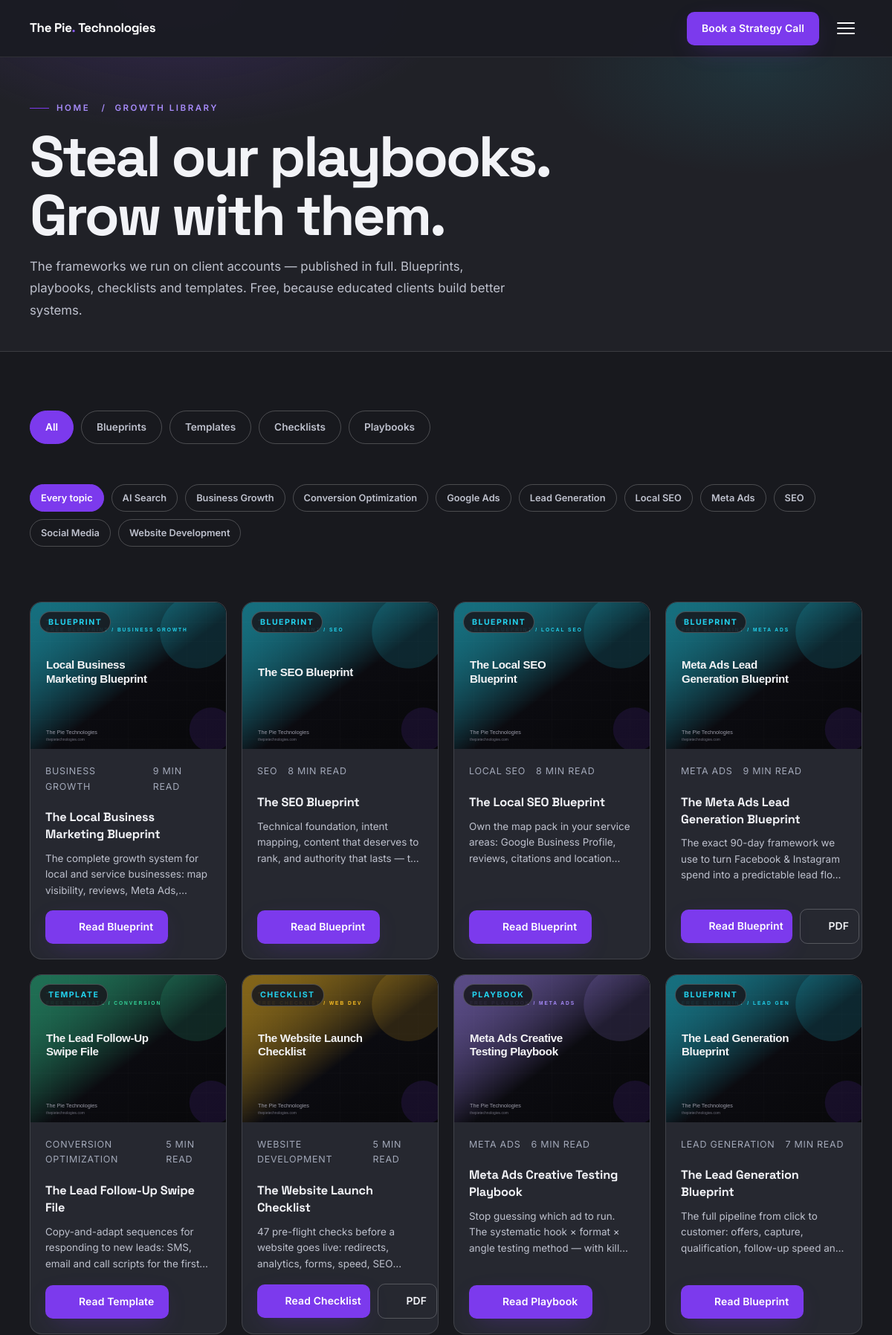
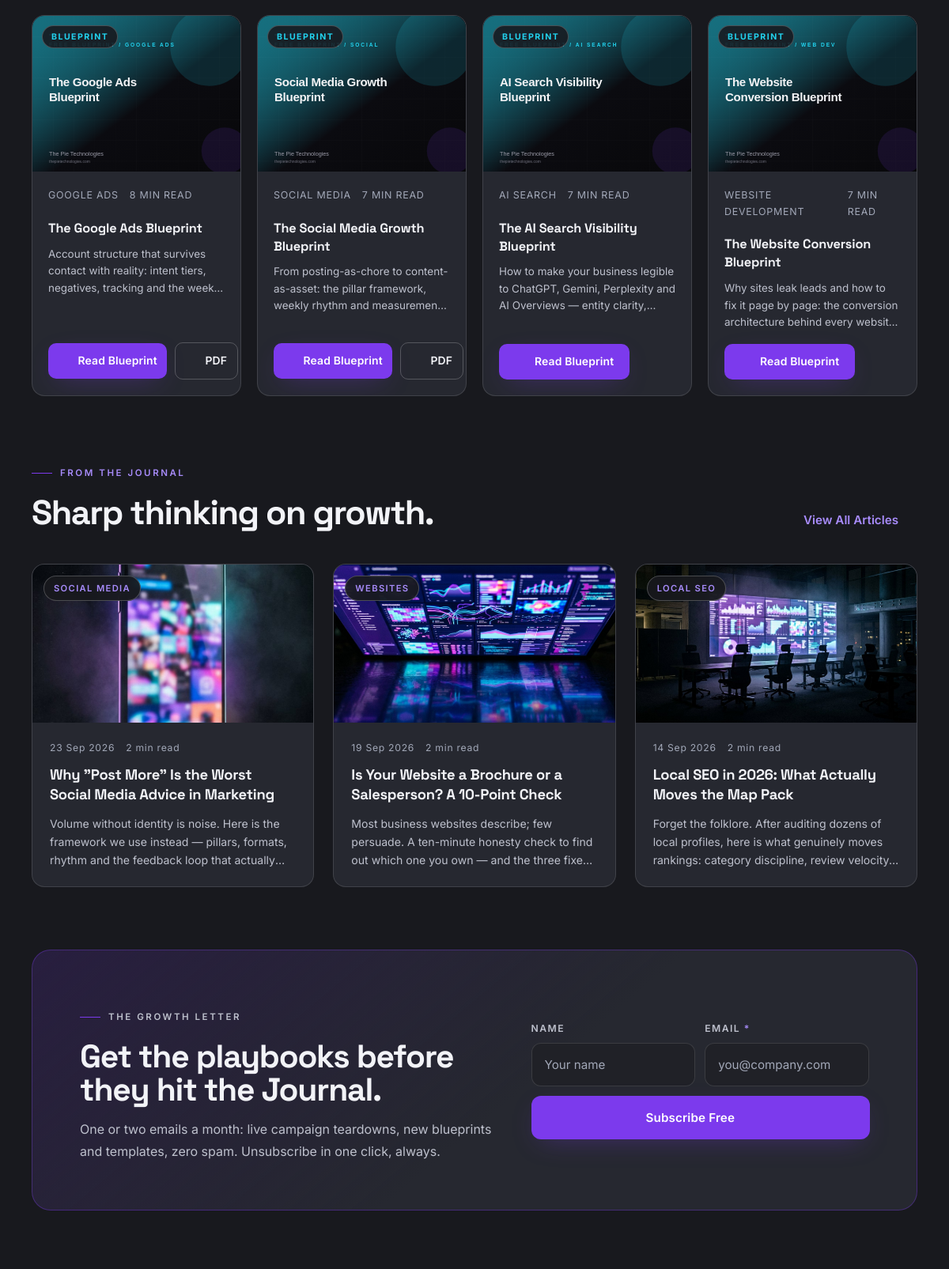
The app's page /resources.php (upper part) with its own data (2 pictures, top to bottom).
### tables this page shows
CREATE TABLE IF NOT EXISTS resources (
  id INT AUTO_INCREMENT PRIMARY KEY,
  title VARCHAR(255),
  slug VARCHAR(200) UNIQUE,
  description TEXT,
  content LONGTEXT,
  cover_image VARCHAR(255),
  file_path VARCHAR(255),
  resource_type ENUM('guide','template','video','blueprint','playbook','checklist','framework','tutorial','case-study') DEFAULT 'guide',
  video_url VARCHAR(500),
  category VARCHAR(100),
  reading_time INT DEFAULT 5,
  download_count INT DEFAULT 0,
  is_active TINYINT(1) DEFAULT 1,
  created_at TIMESTAMP DEFAULT CURRENT_TIMESTAMP
);

CREATE TABLE IF NOT EXISTS blog_posts (
  id INT AUTO_INCREMENT PRIMARY KEY,
  title VARCHAR(255) NOT NULL,
  slug VARCHAR(255) UNIQUE NOT NULL,
  category_id INT,
  featured_image VARCHAR(255),
  excerpt TEXT,
  content LONGTEXT,
  tags VARCHAR(255) DEFAULT '',
  author VARCHAR(150) DEFAULT 'The Pie Technologies',
  meta_title VARCHAR(255),
  meta_description TEXT,
  reading_time INT DEFAULT 5,
  views INT DEFAULT 0,
  status ENUM('draft','published') DEFAULT 'draft',
  published_at DATETIME,
  created_at TIMESTAMP DEFAULT CURRENT_TIMESTAMP,
  KEY idx_post_status (status),
  KEY idx_post_cat (category_id),
  CONSTRAINT fk_post_category FOREIGN KEY (category_id)
    REFERENCES blog_categories (id) ON DELETE SET NULL
);

CREATE TABLE IF NOT EXISTS blog_categories (
  id INT AUTO_INCREMENT PRIMARY KEY,
  name VARCHAR(100) NOT NULL,
  slug VARCHAR(100) UNIQUE NOT NULL
);

### includes/functions.php (called while the page is built, shortened)
<?php
function settingsCache($reset = false)
{
    static $cache = null;
    if ($cache !== null) {
        return $cache;
    }
    $cache = array();
    foreach (dbAll('SELECT setting_key, setting_value FROM settings') as $row) {
        $cache[$row['setting_key']] = $row['setting_value'];
    }
    return $cache;
}
function getSetting($key, $default = '')
{
    $all = settingsCache();
    if (isset($all[$key]) && $all[$key] !== null && $all[$key] !== '') {
        return $all[$key];
    }
    return $default;
}
function esc($value)
{
    return htmlspecialchars((string) $value, ENT_QUOTES, 'UTF-8');
}
function url($path = '', $pretty = null)
{
    $path = trim((string) $path, '/');
    if ($pretty === null) {
        $pretty = PRETTY_URLS;
    }
    if ($path !== '' && substr($path, -4) !== '.php' && $pretty && strpos($path, '?') === false) {
        $url = BASE_URL . '/' . $path;
    } elseif ($path !== '' && substr($path, -4) !== '.php' && !$pretty && strpos($path, '?') === false) {
        $url = BASE_URL . '/' . $path . '.php';
    } else {
        $url = BASE_URL . ($path === '' ? '/' : '/' . $path);
    }
    return $url;
}
function asset($path)
{
    return BASE_URL . '/' . ltrim((string) $path, '/');
}
function formatDate($datetime, $format = 'j M Y')
{
    $ts = strtotime((string) $datetime);
    return $ts ? date($format, $ts) : '';
}
require_once dirname(__DIR__) . '/core/SampleContent.php';
function getRecentPosts($limit = 3, $excludeId = null)
{
    if (SampleContent::usesFallback('blog_posts')) { return array_slice(array_values(array_filter(SampleContent::all('blog_posts'), function ($row) use ($excludeId) { return $row['id'] !== $excludeId; })), 0, max(1,(int)$limit)); }
    $sql    = "SELECT p.*, c.name AS category_name, c.slug AS category_slug
               FROM blog_posts p LEFT JOIN blog_categories c ON c.id = p.category_id
               WHERE p.status = 'published'";
    $params = array();
    $sql .= ' ORDER BY p.published_at DESC, p.id DESC LIMIT ' . max(1, (int) $limit);
    return dbAll($sql, $params);
}
function getResources($type = null, $activeOnly = true)
{
    if ($activeOnly && SampleContent::usesFallback('resources')) { return array_values(array_filter(SampleContent::all('resources'), function ($row) use ($type) { return !$type || $row['resource_type'] === $type; })); }
    $sql    = 'SELECT * FROM resources';
    $params = array();
    $where  = array();
    if ($activeOnly) {
        $where[] = 'is_active = 1';
    }
    if ($where) {
        $sql .= ' WHERE ' . implode(' AND ', $where);
    }
    $sql .= ' ORDER BY id ASC';
    return dbAll($sql, $params);
}

### includes/db.php (called while the page is built, shortened)
<?php
if (!function_exists('dbAll')) {
    function dbAll($sql, $params = array())
    {
        try {
            $st = $GLOBALS['pdo']->prepare($sql);
            $st->execute($params);
            return $st->fetchAll();
        } catch (PDOException $e) {
            error_log('[TPT] Query failed: ' . $e->getMessage() . ' | ' . $sql);
            return array();
        }
    }
}
if (!function_exists('dbOne')) {
    function dbOne($sql, $params = array())
    {
        $rows = dbAll($sql, $params);
        return $rows ? $rows[0] : null;
    }
}

### includes/init.php (called while the page is built, shortened)
<?php
require_once __DIR__ . '/db.php';
require_once __DIR__ . '/functions.php';
require_once __DIR__ . '/data.php';
if (getSetting('maintenance_mode', '0') === '1') {
    $script     = isset($_SERVER['SCRIPT_NAME']) ? $_SERVER['SCRIPT_NAME'] : '';
    $isAdminArea = strpos(parse_url($_SERVER['REQUEST_URI'] ?? '', PHP_URL_PATH), '/admin') === 0 || strpos($script, '/admin/') !== false;
    $allowedIp  = getSetting('maintenance_ip', '');
    $clientIp   = pieClientIp();
    if (!$isAdminArea && !isAdminLoggedIn() && ($allowedIp === '' || $clientIp !== $allowedIp)) {
        http_response_code(503);
        require BASE_PATH . '/maintenance.php';
        exit;
    }
}

### core/SampleContent.php (called while the page is built, shortened)
<?php
class SampleContent
{
    public static function usesFallback($table)
    {
        static $empty = array();
        if (!isset($empty[$table])) {
            $count = DB_OK ? dbOne('SELECT COUNT(*) AS total FROM ' . $table) : null;
            $total = (is_array($count) && isset($count['total'])) ? (int) $count['total'] : -1;
            $empty[$table] = !DB_OK || ($total === 0);
        }
        return $empty[$table];
    }
}

### resources.php (the view, shortened to what this page needs)
<?php
require_once __DIR__ . '/includes/init.php';
$resources = getResources();
$posts     = getRecentPosts(3);
$typeLabels = array(
    'blueprint' => 'Blueprints', 'playbook' => 'Playbooks', 'checklist' => 'Checklists',
    'template' => 'Templates', 'guide' => 'Guides', 'framework' => 'Frameworks',
    'tutorial' => 'Tutorials', 'case-study' => 'Case Studies', 'video' => 'Videos',
);
$types = array();
$cats  = array();
foreach ($resources as $res) {
    if (!empty($res['resource_type']) && !in_array($res['resource_type'], $types, true)) { $types[] = $res['resource_type']; }
    if (!empty($res['category']) && !in_array($res['category'], $cats, true)) { $cats[] = $res['category']; }
}
sort($cats);
require_once __DIR__ . '/includes/header.php';
?>
<section class="page-hero">
    <div class="container">
        <p class="eyebrow crumbs"><a href="<?= url('') ?>">Home</a> &nbsp;/&nbsp; Growth Library</p>
        <h1>Steal our playbooks.<br>Grow with them.</h1>
        <p class="lead">The frameworks we run on client accounts — published in full. Blueprints, playbooks, checklists and templates. Free, because educated clients build better systems.</p>
    </div>
</section>
<section class="section">
    <div class="container">
        <?php if ($resources): ?>
        <div class="lib-filters" data-aos="fade-up">
            <div class="filter-tabs" role="group" aria-label="Filter by type">
                <button class="filter-tab active" type="button" data-libfilter="type" data-value="all" aria-pressed="true">All</button>
                <?php foreach ($types as $type): ?>
                <button class="filter-tab" type="button" data-libfilter="type" data-value="<?= esc($type) ?>" aria-pressed="false"><?= esc(isset($typeLabels[$type]) ? $typeLabels[$type] : ucfirst($type)) ?></button>
                <?php endforeach; ?>
            </div>
            <div class="filter-tabs lib-cats" role="group" aria-label="Filter by category">
                <button class="filter-tab active" type="button" data-libfilter="cat" data-value="all" aria-pressed="true">Every topic</button>
                <?php foreach ($cats as $cat): ?>
                <button class="filter-tab" type="button" data-libfilter="cat" data-value="<?= esc($cat) ?>" aria-pressed="false"><?= esc($cat) ?></button>
                <?php endforeach; ?>
            </div>
        </div>
        <div class="resource-grid">
            <?php foreach ($resources as $i => $res):
                $hasFile = !empty($res['file_path']);
                $resUrl  = !empty($res['slug']) ? url('resources/' . $res['slug']) : url('download.php', false) . '?id=' . (int) $res['id'];
            ?>
            <article class="resource-card" data-type="<?= esc($res['resource_type']) ?>" data-category="<?= esc($res['category']) ?>" data-aos="fade-up" data-aos-delay="<?= ($i % 4) * 70 ?>">
                <div class="resource-cover">
                    <span class="resource-type"><?= esc(isset($typeLabels[$res['resource_type']]) ? rtrim($typeLabels[$res['resource_type']], 's') : ucfirst($res['resource_type'])) ?></span>
                    <a href="<?= esc($resUrl) ?>" aria-label="<?= esc($res['title']) ?>">
                        <img src="<?= asset($res['cover_image'] !== '' ? $res['cover_image'] : 'assets/images/placeholder.svg') ?>" alt="<?= esc($res['title']) ?> cover" loading="lazy">
                    </a>
                </div>
                <div class="resource-body">
                    <div class="resource-meta">
                        <span><?= esc($res['category']) ?></span>
                        <span><?= (int) $res['reading_time'] ?> min read</span>
                    </div>
                    <h3><a href="<?= esc($resUrl) ?>" style="color:inherit;text-decoration:none"><?= esc($res['title']) ?></a></h3>
                    <p><?= esc($res['description']) ?></p>
                    <div class="resource-foot">
                        <a class="btn btn-primary btn-sm" href="<?= esc($resUrl) ?>"><?= icon('book', 15) ?> <?= !empty($res['slug']) ? 'Read ' . esc(isset($typeLabels[$res['resource_type']]) ? rtrim($typeLabels[$res['resource_type']], 's') : 'it') : 'Download' ?></a>
                        <?php if ($hasFile && !empty($res['slug'])): ?>
                        <a class="btn btn-ghost btn-sm" href="<?= url('download.php', false) ?>?id=<?= (int) $res['id'] ?>"><?= icon('download', 15) ?> PDF</a>
                        <?php endif; ?>
                    </div>
                </div>
            </article>
            <?php endforeach; ?>
        </div>
        <?php else: ?>
        <div class="chart-card"><p class="text-muted">The library is being restocked — subscribe below and new playbooks land in your inbox first.</p></div>
        <?php endif; ?>
    </div>
</section>
<?php if ($posts): ?>
<section class="section" style="padding-top:0">
    <div class="container">
        <div class="section-head" data-aos="fade-up" style="display:flex;align-items:flex-end;justify-content:space-between;gap:20px;flex-wrap:wrap;max-width:none">
            <div>
                <p class="eyebrow">From the Journal</p>
                <h2 class="section-title" style="font-size:clamp(1.8rem,3.6vw,2.8rem)">Sharp thinking on growth.</h2>
            </div>
            <a class="link-arrow" href="<?= url('blog') ?>">View All Articles <?= icon('arrow-r', 16) ?></a>
        </div>
        <div class="blog-grid">
            <?php foreach ($posts as $i => $post): ?>
            <article class="blog-card" data-aos="fade-up" data-aos-delay="<?= $i * 80 ?>">
                <div class="blog-card-media">
                    <?php if (!empty($post['category_name'])): ?><span class="blog-cat"><?= esc($post['category_name']) ?></span><?php endif; ?>
                    <img src="<?= asset($post['featured_image'] !== '' ? $post['featured_image'] : 'assets/images/placeholder.svg') ?>" alt="<?= esc($post['title']) ?>" loading="lazy">
                </div>
                <div class="blog-card-body">
                    <div class="blog-meta"><span><?= esc(formatDate($post['published_at'])) ?></span><span><?= (int) $post['reading_time'] ?> min read</span></div>
                    <h3><a href="<?= url('blog/' . $post['slug']) ?>"><?= esc($post['title']) ?></a></h3>
                    <p class="blog-excerpt"><?= esc($post['excerpt']) ?></p>
                </div>
            </article>
            <?php endforeach; ?>
        </div>
    </div>
</section>
<?php endif; ?>
<section class="section" style="padding-top:0" id="newsletter">
    <div class="container">
        <div class="newsletter-box" data-aos="fade-up">
            <div>
                <p class="eyebrow">The Growth Letter</p>
                <h2>Get the playbooks before they hit the Journal.</h2>
                <p>One or two emails a month: live campaign teardowns, new blueprints and templates, zero spam. Unsubscribe in one click, always.</p>
            </div>
            <form data-ajax="newsletter" action="<?= url('newsletter.php', false) ?>" method="post" novalidate>
                <div class="newsletter-form">
                    <div class="field">
                        <label for="nlName">Name</label>
                        <input id="nlName" type="text" name="name" placeholder="Your name" autocomplete="name" maxlength="150">
                    </div>
                    <div class="field">
                        <label for="nlEmail">Email <span class="req">*</span></label>
                        <input id="nlEmail" type="email" name="email" placeholder="you@company.com" required autocomplete="email" maxlength="150">
                    </div>
                    <div style="flex-basis:100%">
                        <button class="btn btn-primary btn-block" type="submit">Subscribe Free <?= icon('send', 16) ?></button>
                    </div>
                </div>
            </form>
        </div>
    </div>
</section>
<?php require_once __DIR__ . '/includes/footer.php'; ?>

### includes/data.php (shortened to what this page needs)
<?php
function icon($name, $size = 20)
{
    $body = isset($paths[$name]) ? $paths[$name] : $paths['sparkle'];
    return '<svg class="icon icon-' . esc($name) . '" width="' . (int) $size . '" height="' . (int) $size
        . '" viewBox="0 0 24 24" fill="none" stroke="currentColor" stroke-width="1.6" stroke-linecap="round" stroke-linejoin="round" aria-hidden="true">'
        . $body . '</svg>';
}

### records on screen
resources: resource_type "BLUEPRINT", cover_image (picture), category "BUSINESS GROWTH", reading_time "9", title "The Local Business Marketing Blueprint", description "The complete growth system for local and service businesses: map visibility, reviews, Meta…", $size 15 (drawn), resource_type "Blueprint"
resources: resource_type "BLUEPRINT", cover_image (picture), category "SEO", reading_time "8", title "The SEO Blueprint", description "Technical foundation, intent mapping, content that deserves to rank, and authority that lasts —…", $size 15 (drawn), resource_type "Blueprint"
resources: resource_type "BLUEPRINT", cover_image (picture), category "LOCAL SEO", reading_time "8", title "The Local SEO Blueprint", description "Own the map pack in your service areas: Google Business Profile, reviews, citations and…", $size 15 (drawn), resource_type "Blueprint"
resources: resource_type "BLUEPRINT", cover_image (picture), category "META ADS", reading_time "9", title "The Meta Ads Lead Generation Blueprint", description "The exact 90-day framework we use to turn Facebook & Instagram spend into a predictable lead…", $size 15 (drawn), resource_type "Blueprint"
resources: resource_type "TEMPLATE", cover_image (picture), category "CONVERSION OPTIMIZATION", reading_time "5", title "The Lead Follow-Up Swipe File", description "Copy-and-adapt sequences for responding to new leads: SMS, email and call scripts for the…", $size 15 (drawn), resource_type "Template"
resources: resource_type "CHECKLIST", cover_image (picture), category "WEBSITE DEVELOPMENT", reading_time "5", title "The Website Launch Checklist", description "47 pre-flight checks before a website goes live: redirects, analytics, forms, speed,…", $size 15 (drawn), resource_type "Checklist"
resources: resource_type "PLAYBOOK", cover_image (picture), category "META ADS", reading_time "6", title "Meta Ads Creative Testing Playbook", description "Stop guessing which ad to run. The systematic hook × format × angle testing method — with…", $size 15 (drawn), resource_type "Playbook"
resources: resource_type "BLUEPRINT", cover_image (picture), category "LEAD GENERATION", reading_time "7", title "The Lead Generation Blueprint", description "The full pipeline from click to customer: offers, capture, qualification, follow-up speed…", $size 15 (drawn), resource_type "Blueprint"
resources: resource_type "BLUEPRINT", cover_image (picture), category "GOOGLE ADS", reading_time "8", title "The Google Ads Blueprint", description "Account structure that survives contact with reality: intent tiers, negatives, tracking and the…", $size 15 (drawn), resource_type "Blueprint"
resources: resource_type "BLUEPRINT", cover_image (picture), category "SOCIAL MEDIA", reading_time "7", title "The Social Media Growth Blueprint", description "From posting-as-chore to content-as-asset: the pillar framework, weekly rhythm and…", $size 15 (drawn), resource_type "Blueprint"
resources: resource_type "BLUEPRINT", cover_image (picture), category "AI SEARCH", reading_time "7", title "The AI Search Visibility Blueprint", description "How to make your business legible to ChatGPT, Gemini, Perplexity and AI Overviews — entity…", $size 15 (drawn), resource_type "Blueprint"
resources: resource_type "BLUEPRINT", cover_image (picture), category "WEBSITE DEVELOPMENT", reading_time "7", title "The Website Conversion Blueprint", description "Why sites leak leads and how to fix it page by page: the conversion architecture behind every…", $size 15 (drawn), resource_type "Blueprint"
blog_posts: category.name "SOCIAL MEDIA", featured_image (picture), published_at "23 Sep 2026", reading_time "2", title "Why \"Post More\" Is the Worst Social Media Advice in Marketing", excerpt "Volume without identity is noise. Here is the framework we use instead — pillars, formats, rhythm and the feedback loop that…"
blog_posts: category.name "WEBSITES", featured_image (picture), published_at "19 Sep 2026", reading_time "2", title "Is Your Website a Brochure or a Salesperson? A 10-Point Check", excerpt "Most business websites describe; few persuade. A ten-minute honesty check to find out which one you own — and the three…"
blog_posts: category.name "LOCAL SEO", featured_image (picture), published_at "14 Sep 2026", reading_time "2", title "Local SEO in 2026: What Actually Moves the Map Pack", excerpt "Forget the folklore. After auditing dozens of local profiles, here is what genuinely moves rankings: category discipline, review…"

### other values on screen
isset($typeLabels[$type]) ? $typeLabels[$type] : ucfirst($type) "Blueprints"
isset($typeLabels[$type]) ? $typeLabels[$type] : ucfirst($type) "Templates"
isset($typeLabels[$type]) ? $typeLabels[$type] : ucfirst($type) "Checklists"
isset($typeLabels[$type]) ? $typeLabels[$type] : ucfirst($type) "Playbooks"
$cat "AI Search"
$cat "Business Growth"
$cat "Conversion Optimization"
$cat "Google Ads"
$cat "Lead Generation"
$cat "Local SEO"
$cat "Meta Ads"
$cat "SEO"
$cat "Social Media"
$cat "Website Development"
